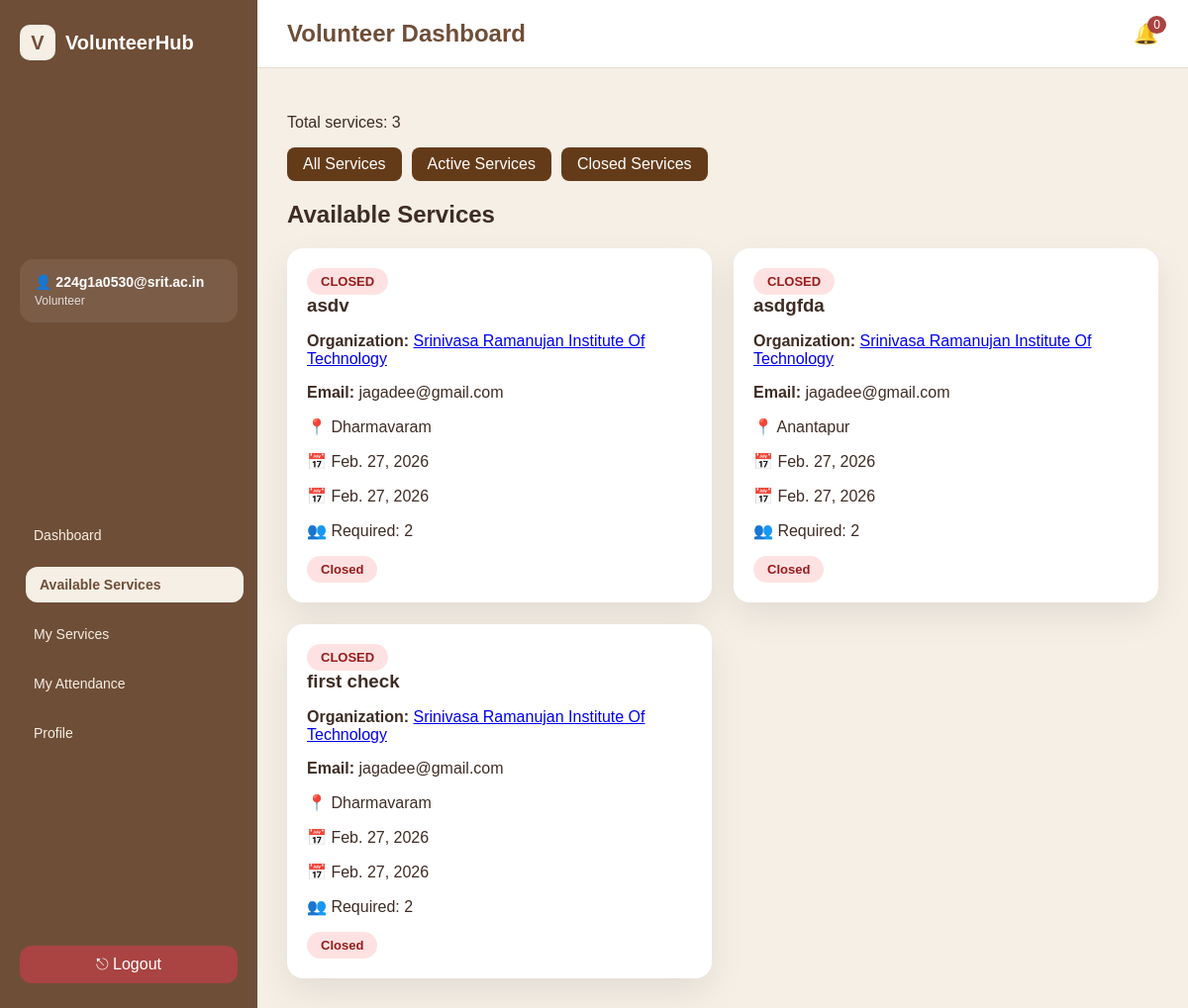
The page /volunteer/services/ (signed in) on the database as committed earlier.
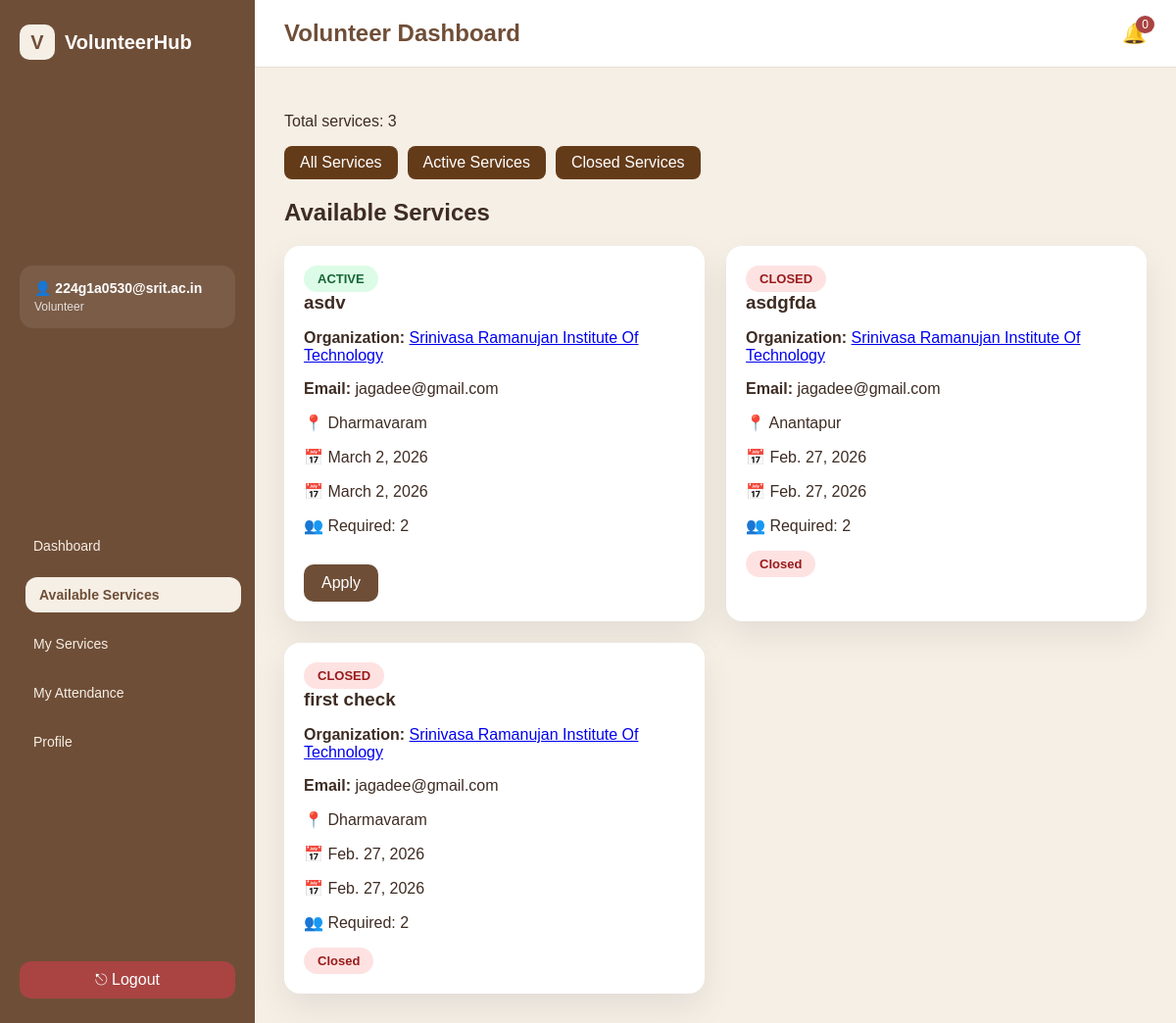
The same page on the database as committed later.
### app1/models.py (models this page shows, shortened)
class Service(models.Model):
    STATUS_CHOICES = (
        ('PENDING', 'Pending'),
        ('APPROVED', 'Approved'),
        ('REJECTED', 'Rejected'),
        ('COMPLETED', 'Completed'),
    )
    title = models.CharField(max_length=200)
    description = models.TextField()
    location = models.CharField(max_length=100)
    start_date = models.DateField()
    end_date = models.DateField()
    reminder_sent = models.BooleanField(default=False)
    max_volunteers = models.IntegerField()
    coordinators = models.JSONField(default=list, blank=True)
    GENDER_PREF = (
        ("ANY", "Any"),
        ("MALE", "Male"),
        ("FEMALE", "Female"),
    )
    required_gender = models.CharField(
        max_length=10,
        choices=GENDER_PREF,
        default="ANY"
    )
    required_year = models.CharField(
        max_length=20,
        blank=True,
        null=True
    )
    organization = models.ForeignKey(
        Organization,
        on_delete=models.CASCADE
    )
    organization_name = models.CharField(
        max_length=200,
        blank=True
    )
    status = models.CharField(
        max_length=20,
        choices=STATUS_CHOICES,
        default='PENDING'
    )
    authorization_letter = models.FileField(
        upload_to="service_letters/",
        null=True,
        blank=True
    )
    created_at = models.DateTimeField(auto_now_add=True)

class Organization(models.Model):
    user = models.OneToOneField(User, on_delete=models.CASCADE)
    organization_name = models.CharField(max_length=100)
    phone = models.CharField(max_length=15, blank=True, null=True)
    verification_letter = models.FileField(
        upload_to="org_letters/",
        blank=True,
        null=True
    )
    approved = models.BooleanField(default=False)
    cover_image = models.ImageField(upload_to="org_covers/", blank=True, null=True)
    logo = models.ImageField(upload_to="org_logos/", blank=True, null=True)
    tagline = models.CharField(max_length=200, blank=True)
    about = models.TextField(blank=True)
    mission = models.TextField(blank=True)
    vision = models.TextField(blank=True)
    founded_year = models.IntegerField(blank=True, null=True)
    website = models.URLField(blank=True)
    instagram = models.URLField(blank=True)
    youtube = models.URLField(blank=True)
    promo_video = models.URLField(blank=True)
    website = models.URLField(blank=True, null=True)

class User(AbstractUser):
    ROLE_CHOICES = (
        ('ADMIN', 'Admin'),
        ('VOLUNTEER', 'Volunteer'),
        ('ORGANIZATION', 'Organization'),
    )
    role = models.CharField(max_length=20, choices=ROLE_CHOICES)

### app1/views.py (the view)
# urls.py: path('volunteer/services/',views.volunteer_available_services,name='volunteer_available_services'),
@login_required
def volunteer_available_services(request):
    if request.user.role != "VOLUNTEER":
        return redirect("login")
    today = timezone.now().date()
    status_filter = request.GET.get("status")
    services = Service.objects.filter(status="APPROVED")
    if status_filter == "active":
        services = services.filter(end_date__gte=today)
    elif status_filter == "closed":
        services = services.filter(end_date__lt=today)
    profile = VolunteerProfile.objects.get(user=request.user)
    applications = Application.objects.filter(volunteer=profile)
    applied_dict = {
        app.service.id: app.status
        for app in applications
    }
    return render(
        request,
        "volunteer/available_services.html",
        {
            "services": services,
            "applied_dict": applied_dict,
            "today": today,
            "active_page": "services",
            "status_filter": status_filter,
        }
    )

### app1/templates/volunteer/available_services.html (shortened to what this page needs)
{% extends "base_volunteer.html" %}
{% block content %}
{% load custom_filters %}
<p>Total services: {{ services|length }}</p>
<div style="margin-bottom:20px; display:flex; gap:10px;">
    <a href="{% url 'volunteer_available_services' %}"
       style="padding:8px 16px; background:#643b19; color:white; border-radius:8px; text-decoration:none;">
       All Services
    </a>
    <a href="?status=active"
       style="padding:8px 16px; background:#643b19; color:white; border-radius:8px; text-decoration:none;">
       Active Services
    </a>
    <a href="?status=closed"
       style="padding:8px 16px; background:#643b19; color:white; border-radius:8px; text-decoration:none;">
       Closed Services
    </a>
</div>
<h1>Available Services</h1>
<div class="service-grid">
    {% for s in services %}
    <div class="service-card">
        {% if s.end_date < today %}
        <span class="badge closed">CLOSED</span>
        {% else %}
        <span class="badge active">ACTIVE</span>
        {% endif %}
        <h3>{{ s.title }}</h3>
        <p><strong>Organization:</strong> <a href="{% url 'public_org_profile' s.organization.id %}">
    {{ s.organization.organization_name }}
</a></p>
        <p><strong>Email:</strong> {{ s.organization.user.email }}</p>
        <p>📍 {{ s.location }}</p>
        <p>📅 {{ s.start_date }}</p>
        <p>📅 {{ s.end_date }}</p>
        <p>👥 Required: {{ s.max_volunteers }}</p>
        {% if s.end_date < today %}
        <span class="badge closed">Closed</span>
        {% else %}
        <a href="{% url 'volunteer_apply_service' s.id %}" class="btn">
            Apply
        </a>
        {% endif %}
    </div>
    {% empty %}
    <p>No services available.</p>
    {% endfor %}
</div>
{% endblock %}

Rows that differ between the two databases and show on the page:
changed Service "asdv": start_date "Feb. 27, 2026" → "March 2, 2026"; end_date "Feb. 27, 2026" → "March 2, 2026"; end_date "CLOSED Closed" → "ACTIVE Apply"
